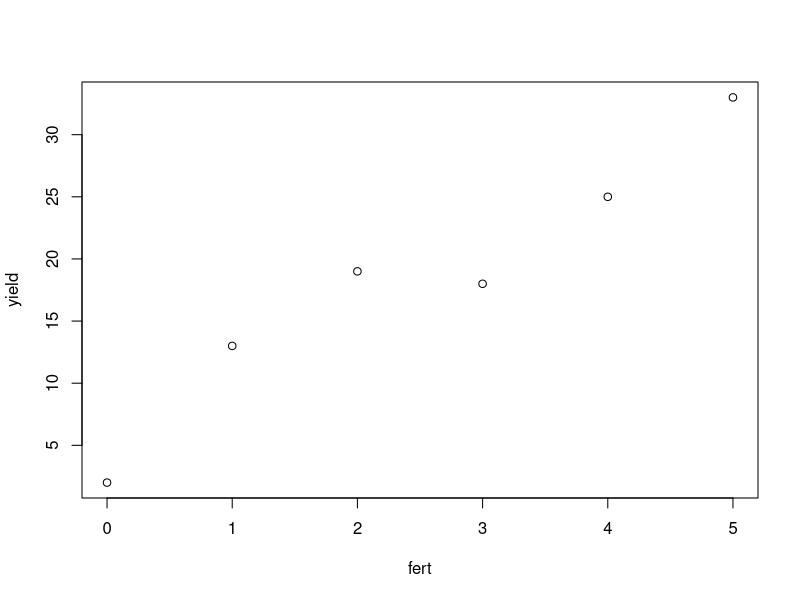
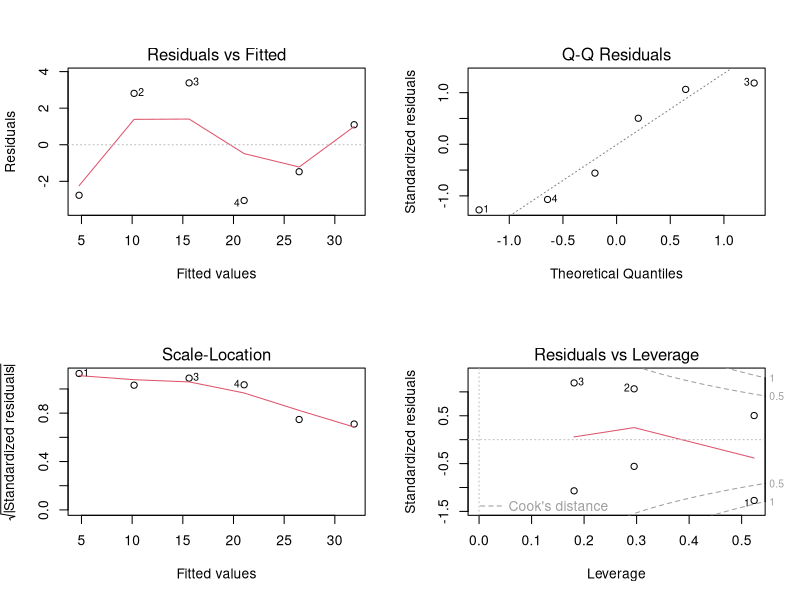
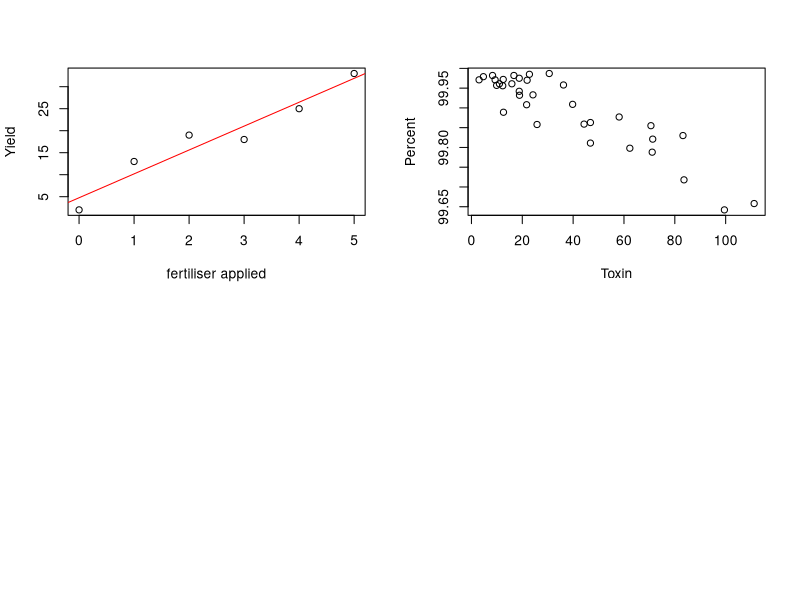
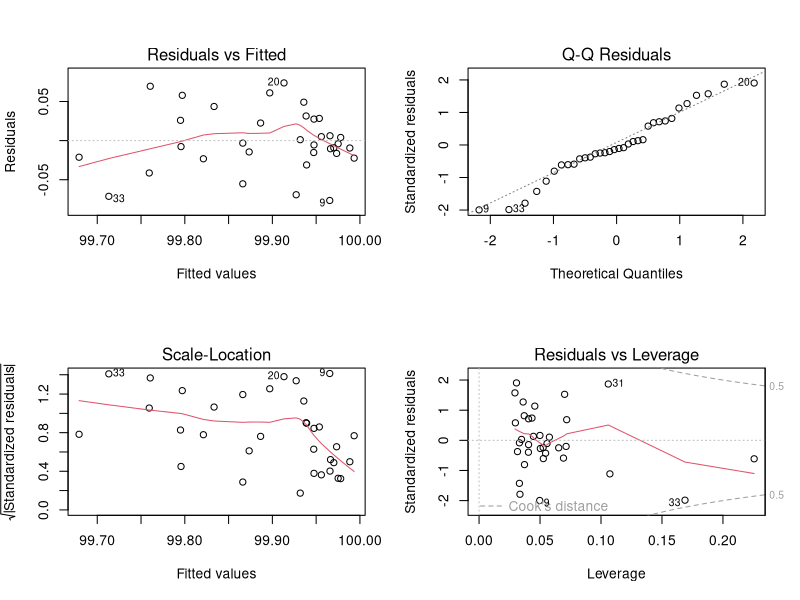
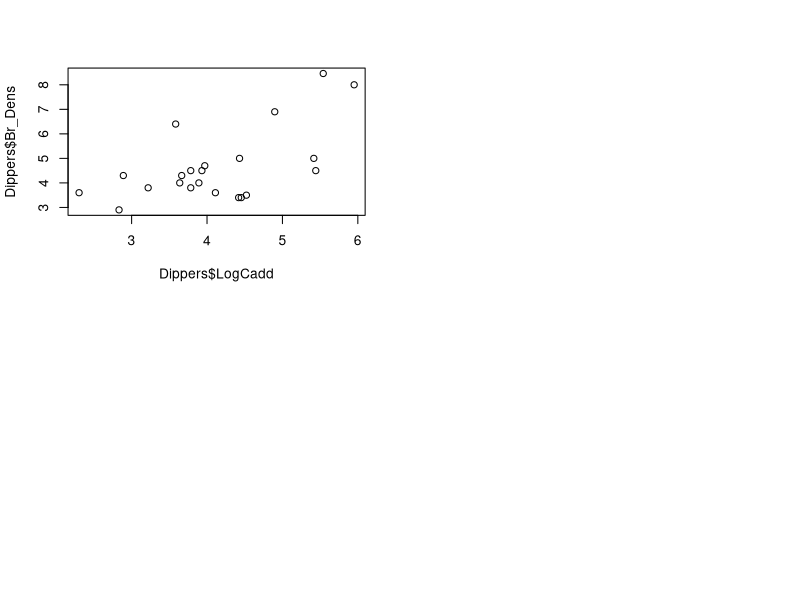
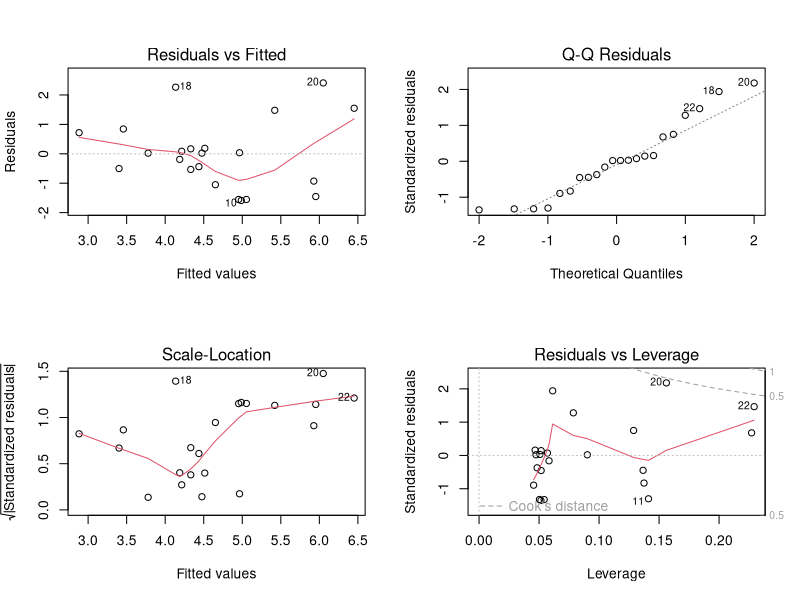
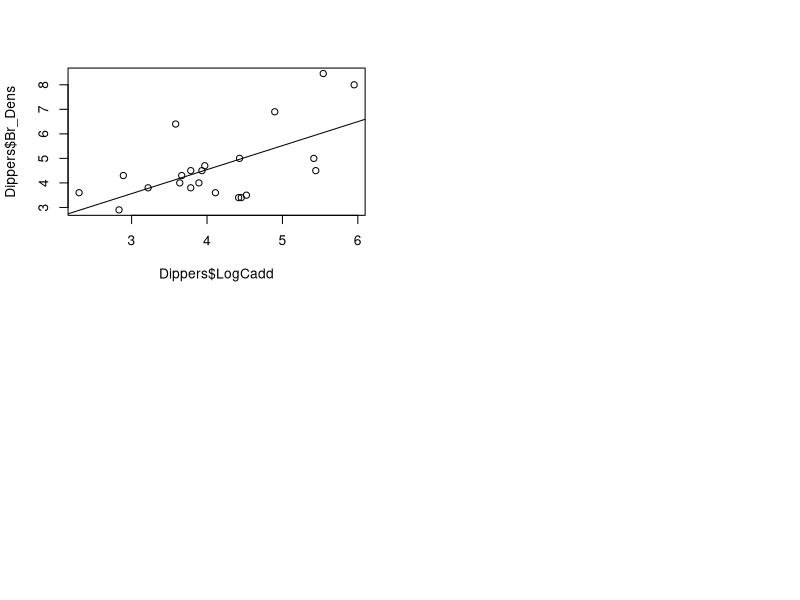

Write the R code that produced these figures, in order.
## ---- chunk 1
library(knitr)
library(kableExtra)
## ---- chunk 2
# add the data to R Studio
fert<-c(0,1,2,3,4,5)
yield<-c(2,13,19,18,25,33)
## ---- chunk 3
# Create a scatterplot
plot(fert, yield)
## ---- chunk 4
# Correlation coefficient
cor(fert, yield)
## ---- chunk 5
# Run your model
## yield = response variable (x)
## fert = predictor variable (y)
model.lm<-lm(yield~fert)
## ---- chunk 6
# Check your assumptions!!
par(mfrow=c(2,2)) # sets plots to show as 2x2 grid
plot(model.lm)
## ---- chunk 7
# Obtain model summary
summary(model.lm)
## ---- chunk 8
# Add the linear model to your scatterplot
plot(fert, yield, xlab = "fertiliser applied", ylab = "Yield")
abline(model.lm, col = "red")
## ---- chunk 9
library(readxl)
Peanuts <- read_xlsx("data/ENVX1002_wk10_practical_data_Regression.xlsx", "Peanuts")
head(Peanuts)
## ---- chunk 10
plot(Percent~Toxin, data = Peanuts)
## ---- chunk 11
# fit a linear model using lm()
mod <- lm(Percent~Toxin, data=Peanuts)
## ---- chunk 12
par(mfrow=c(2,2))
plot(mod)
## ---- chunk 13
# fit a linear model using lm()
summary(mod)
## ---- chunk 14
library(readxl, quietly = TRUE)
Dippers <- read_xlsx("data/ENVX1002_wk10_practical_data_Regression.xlsx"
                     ,"Dippers")
## ---- chunk 15
plot(Dippers$LogCadd,Dippers$Br_Dens)

cor(Dippers$LogCadd,Dippers$Br_Dens)
## ---- chunk 16
# Run model
dipper.lm <- lm(Br_Dens ~ LogCadd, data=Dippers)

# Check assumptions
par(mfrow = c(2,2))
plot(dipper.lm)

## ---- chunk 17
summary(dipper.lm)

## ---- chunk 18
plot(Dippers$LogCadd,Dippers$Br_Dens)
abline(dipper.lm)
